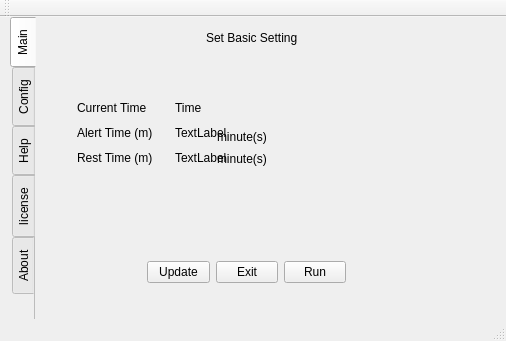
<?xml version="1.0" encoding="UTF-8"?>
<ui version="4.0">
 <class>MainWindow</class>
 <widget class="QMainWindow" name="MainWindow">
  <property name="geometry">
   <rect>
    <x>0</x>
    <y>0</y>
    <width>506</width>
    <height>341</height>
   </rect>
  </property>
  <property name="windowTitle">
   <string>Lemon's Health</string>
  </property>
  <property name="windowIcon">
   <iconset resource="nurse.qrc">
    <normaloff>:/logo/baby_tux_cow.ico</normaloff>:/logo/baby_tux_cow.ico</iconset>
  </property>
  <widget class="QWidget" name="centralwidget">
   <widget class="QTabWidget" name="tabConfig">
    <property name="geometry">
     <rect>
      <x>10</x>
      <y>0</y>
      <width>491</width>
      <height>311</height>
     </rect>
    </property>
    <property name="tabPosition">
     <enum>QTabWidget::West</enum>
    </property>
    <property name="currentIndex">
     <number>0</number>
    </property>
    <property name="iconSize">
     <size>
      <width>25</width>
      <height>25</height>
     </size>
    </property>
    <property name="documentMode">
     <bool>true</bool>
    </property>
    <property name="tabsClosable">
     <bool>false</bool>
    </property>
    <widget class="QWidget" name="main_tab">
     <attribute name="title">
      <string>Main</string>
     </attribute>
     <widget class="QLabel" name="label_8">
      <property name="geometry">
       <rect>
        <x>170</x>
        <y>10</y>
        <width>101</width>
        <height>21</height>
       </rect>
      </property>
      <property name="text">
       <string>Set Basic Setting</string>
      </property>
     </widget>
     <widget class="QLabel" name="label_logo">
      <property name="geometry">
       <rect>
        <x>280</x>
        <y>50</y>
        <width>161</width>
        <height>131</height>
       </rect>
      </property>
      <property name="text">
       <string/>
      </property>
      <property name="pixmap">
       <pixmap resource="nurse.qrc">:/logo/baby_tux_cow555px.png</pixmap>
      </property>
      <property name="scaledContents">
       <bool>true</bool>
      </property>
     </widget>
     <widget class="QWidget" name="layoutWidget">
      <property name="geometry">
       <rect>
        <x>30</x>
        <y>70</y>
        <width>211</width>
        <height>91</height>
       </rect>
      </property>
      <layout class="QGridLayout" name="gridLayout">
       <item row="0" column="1">
        <widget class="QLabel" name="label_curtime_value">
         <property name="text">
          <string>Time</string>
         </property>
        </widget>
       </item>
       <item row="2" column="0">
        <widget class="QLabel" name="label_6">
         <property name="sizePolicy">
          <sizepolicy hsizetype="Expanding" vsizetype="Preferred">
           <horstretch>0</horstretch>
           <verstretch>0</verstretch>
          </sizepolicy>
         </property>
         <property name="text">
          <string>Alert Time (m)</string>
         </property>
        </widget>
       </item>
       <item row="4" column="0">
        <widget class="QLabel" name="label_7">
         <property name="text">
          <string>Rest Time (m)</string>
         </property>
        </widget>
       </item>
       <item row="2" column="1">
        <widget class="QLabel" name="labelAlertTime">
         <property name="sizePolicy">
          <sizepolicy hsizetype="Expanding" vsizetype="Preferred">
           <horstretch>0</horstretch>
           <verstretch>0</verstretch>
          </sizepolicy>
         </property>
         <property name="layoutDirection">
          <enum>Qt::RightToLeft</enum>
         </property>
         <property name="text">
          <string>TextLabel</string>
         </property>
        </widget>
       </item>
       <item row="4" column="1">
        <widget class="QLabel" name="labelRestTime">
         <property name="sizePolicy">
          <sizepolicy hsizetype="Expanding" vsizetype="Preferred">
           <horstretch>0</horstretch>
           <verstretch>0</verstretch>
          </sizepolicy>
         </property>
         <property name="layoutDirection">
          <enum>Qt::RightToLeft</enum>
         </property>
         <property name="text">
          <string>TextLabel</string>
         </property>
        </widget>
       </item>
       <item row="0" column="0">
        <widget class="QLabel" name="label_curtime">
         <property name="text">
          <string>Current Time</string>
         </property>
        </widget>
       </item>
      </layout>
     </widget>
     <widget class="QWidget" name="layoutWidget">
      <property name="geometry">
       <rect>
        <x>100</x>
        <y>220</y>
        <width>221</width>
        <height>71</height>
       </rect>
      </property>
      <layout class="QHBoxLayout" name="horizontalLayout">
       <item>
        <widget class="QPushButton" name="pushbtn_update">
         <property name="text">
          <string>Update</string>
         </property>
         <property name="autoDefault">
          <bool>false</bool>
         </property>
        </widget>
       </item>
       <item>
        <widget class="QPushButton" name="pushbtn_exit">
         <property name="text">
          <string>Exit</string>
         </property>
         <property name="autoDefault">
          <bool>false</bool>
         </property>
        </widget>
       </item>
       <item>
        <widget class="QPushButton" name="pushbtn_run">
         <property name="text">
          <string>Run</string>
         </property>
         <property name="autoDefault">
          <bool>false</bool>
         </property>
        </widget>
       </item>
      </layout>
     </widget>
     <widget class="QWidget" name="layoutWidget">
      <property name="geometry">
       <rect>
        <x>170</x>
        <y>100</y>
        <width>102</width>
        <height>61</height>
       </rect>
      </property>
      <layout class="QGridLayout" name="gridLayout_2">
       <item row="3" column="0">
        <widget class="QLabel" name="label_10">
         <property name="text">
          <string>minute(s)</string>
         </property>
        </widget>
       </item>
       <item row="1" column="0">
        <widget class="QLabel" name="label_16">
         <property name="text">
          <string>minute(s)</string>
         </property>
        </widget>
       </item>
      </layout>
     </widget>
     <widget class="QWidget" name="layoutWidget">
      <property name="geometry">
       <rect>
        <x>320</x>
        <y>190</y>
        <width>88</width>
        <height>16</height>
       </rect>
      </property>
      <layout class="QHBoxLayout" name="horizontalLayout_3">
       <item>
        <widget class="QLabel" name="label">
         <property name="text">
          <string>Version:</string>
         </property>
        </widget>
       </item>
       <item>
        <widget class="QLabel" name="labelVersionNum">
         <property name="text">
          <string>version</string>
         </property>
        </widget>
       </item>
      </layout>
     </widget>
    </widget>
    <widget class="QWidget" name="tab">
     <attribute name="title">
      <string>Config</string>
     </attribute>
     <widget class="QLabel" name="label_15">
      <property name="geometry">
       <rect>
        <x>180</x>
        <y>20</y>
        <width>81</width>
        <height>16</height>
       </rect>
      </property>
      <property name="text">
       <string>Config Menu</string>
      </property>
     </widget>
     <widget class="QWidget" name="layoutWidget">
      <property name="geometry">
       <rect>
        <x>50</x>
        <y>80</y>
        <width>132</width>
        <height>71</height>
       </rect>
      </property>
      <layout class="QGridLayout" name="gridLayout_3">
       <item row="0" column="0">
        <widget class="QLabel" name="label_11">
         <property name="text">
          <string>Alert Time(m)</string>
         </property>
        </widget>
       </item>
       <item row="1" column="0">
        <widget class="QLabel" name="label_13">
         <property name="text">
          <string>Rest Time(m)</string>
         </property>
        </widget>
       </item>
       <item row="1" column="1">
        <widget class="QSpinBox" name="spinBoxRestTime">
         <property name="maximum">
          <number>60</number>
         </property>
        </widget>
       </item>
       <item row="0" column="1">
        <widget class="QSpinBox" name="spinBoxAlertTime">
         <property name="maximum">
          <number>120</number>
         </property>
        </widget>
       </item>
      </layout>
     </widget>
     <widget class="QWidget" name="layoutWidget">
      <property name="geometry">
       <rect>
        <x>70</x>
        <y>240</y>
        <width>297</width>
        <height>24</height>
       </rect>
      </property>
      <layout class="QHBoxLayout" name="horizontalLayout_2">
       <item>
        <widget class="QPushButton" name="pushButtonDefaults">
         <property name="text">
          <string>Defaults</string>
         </property>
        </widget>
       </item>
       <item>
        <widget class="QPushButton" name="pushButtonApply">
         <property name="text">
          <string>Apply</string>
         </property>
        </widget>
       </item>
       <item>
        <widget class="QPushButton" name="pushButtonCancel">
         <property name="text">
          <string>Cancel</string>
         </property>
        </widget>
       </item>
      </layout>
     </widget>
     <widget class="QLabel" name="label_lan_tip">
      <property name="geometry">
       <rect>
        <x>230</x>
        <y>190</y>
        <width>151</width>
        <height>21</height>
       </rect>
      </property>
      <property name="text">
       <string>Take effect after relunch</string>
      </property>
     </widget>
     <widget class="QWidget" name="layoutWidget">
      <property name="geometry">
       <rect>
        <x>200</x>
        <y>70</y>
        <width>201</width>
        <height>111</height>
       </rect>
      </property>
      <layout class="QGridLayout" name="gridLayout_5">
       <item row="1" column="0" colspan="2">
        <widget class="QCheckBox" name="checkBoxPlaySound">
         <property name="text">
          <string>Play a sound after rest</string>
         </property>
        </widget>
       </item>
       <item row="2" column="0" colspan="2">
        <widget class="QCheckBox" name="checkBox_fullscreen">
         <property name="text">
          <string>Full screen while rest</string>
         </property>
        </widget>
       </item>
       <item row="3" column="0">
        <widget class="QRadioButton" name="radioButton_zhCN">
         <property name="text">
          <string>简体中文</string>
         </property>
        </widget>
       </item>
       <item row="3" column="1">
        <widget class="QRadioButton" name="radioButton_enUS">
         <property name="text">
          <string>English</string>
         </property>
        </widget>
       </item>
       <item row="0" column="0" colspan="2">
        <widget class="QCheckBox" name="checkBox_startup">
         <property name="text">
          <string>Startup with system</string>
         </property>
         <property name="checked">
          <bool>false</bool>
         </property>
         <property name="tristate">
          <bool>false</bool>
         </property>
        </widget>
       </item>
      </layout>
     </widget>
    </widget>
    <widget class="QWidget" name="tab_help">
     <attribute name="title">
      <string>Help</string>
     </attribute>
     <widget class="QTextEdit" name="textEdit">
      <property name="geometry">
       <rect>
        <x>10</x>
        <y>0</y>
        <width>441</width>
        <height>301</height>
       </rect>
      </property>
      <property name="html">
       <string>&lt;!DOCTYPE HTML PUBLIC &quot;-//W3C//DTD HTML 4.0//EN&quot; &quot;http://www.w3.org/TR/REC-html40/strict.dtd&quot;&gt;
&lt;html&gt;&lt;head&gt;&lt;meta name=&quot;qrichtext&quot; content=&quot;1&quot; /&gt;&lt;style type=&quot;text/css&quot;&gt;
p, li { white-space: pre-wrap; }
&lt;/style&gt;&lt;/head&gt;&lt;body style=&quot; font-family:'LiHei Pro'; font-size:10pt; font-weight:400; font-style:normal;&quot;&gt;
&lt;p style=&quot; margin-top:12px; margin-bottom:12px; margin-left:0px; margin-right:0px; -qt-block-indent:0; text-indent:0px;&quot;&gt;1. Why Lemon?&lt;br /&gt;Lemon is not the fruit lemon.It was the name a female.So you had got that this program was named after from her. &lt;/p&gt;
&lt;p style=&quot; margin-top:12px; margin-bottom:12px; margin-left:0px; margin-right:0px; -qt-block-indent:0; text-indent:0px;&quot;&gt;2. Who is Lemon?&lt;br /&gt;Lemon is a woman in myth, she had played an important role in my life. &lt;/p&gt;
&lt;p style=&quot; margin-top:12px; margin-bottom:12px; margin-left:0px; margin-right:0px; -qt-block-indent:0; text-indent:0px;&quot;&gt;3. How to use this program?&lt;br /&gt;Just start it and leave it alone. &lt;/p&gt;
&lt;p style=&quot; margin-top:12px; margin-bottom:12px; margin-left:0px; margin-right:0px; -qt-block-indent:0; text-indent:0px;&quot;&gt;4. What is alert time?&lt;br /&gt;it means how long you will have a rest. &lt;/p&gt;
&lt;p style=&quot; margin-top:12px; margin-bottom:12px; margin-left:0px; margin-right:0px; -qt-block-indent:0; text-indent:0px;&quot;&gt;5. What is rest time?&lt;br /&gt;It means how much time you will take for a rest. &lt;br /&gt;&lt;/p&gt;&lt;/body&gt;&lt;/html&gt;</string>
      </property>
     </widget>
    </widget>
    <widget class="QWidget" name="tab_license">
     <attribute name="title">
      <string>license</string>
     </attribute>
     <widget class="QLabel" name="label_5">
      <property name="geometry">
       <rect>
        <x>30</x>
        <y>10</y>
        <width>391</width>
        <height>231</height>
       </rect>
      </property>
      <property name="text">
       <string>    Copyright (C) &lt;2012&gt;  &lt;admirestator&gt;

    This program is free software: you can redistribute it and/or modify
    it under the terms of the GNU General Public License as published by
    the Free Software Foundation, either version 3 of the License, or
    (at your option) any later version.

    This program is distributed in the hope that it will be useful,
    but WITHOUT ANY WARRANTY; without even the implied warranty of
    MERCHANTABILITY or FITNESS FOR A PARTICULAR PURPOSE.  See the
    GNU General Public License for more details.

    You should have received a copy of the GNU General Public License
    along with this program.  If not, see &lt;http://www.gnu.org/licenses/&gt;.
</string>
      </property>
     </widget>
     <widget class="QLabel" name="label_18">
      <property name="geometry">
       <rect>
        <x>50</x>
        <y>230</y>
        <width>381</width>
        <height>61</height>
       </rect>
      </property>
      <property name="font">
       <font>
        <pointsize>12</pointsize>
       </font>
      </property>
      <property name="text">
       <string>The images of this program came from the Internet, if
it harms your rights, please contact me, I will change it.</string>
      </property>
     </widget>
    </widget>
    <widget class="QWidget" name="tab_about">
     <attribute name="title">
      <string>About</string>
     </attribute>
     <widget class="QLabel" name="label_4">
      <property name="geometry">
       <rect>
        <x>150</x>
        <y>30</y>
        <width>131</width>
        <height>31</height>
       </rect>
      </property>
      <property name="text">
       <string>About Lemon's Health</string>
      </property>
     </widget>
     <widget class="QLabel" name="label_9">
      <property name="geometry">
       <rect>
        <x>30</x>
        <y>60</y>
        <width>401</width>
        <height>81</height>
       </rect>
      </property>
      <property name="text">
       <string>Lemon's Health is a program written with Qt that can alert you to have a
rest while you had been sat from the computer.It was inspired by the
&quot;workrave&quot;.Which is also a famouse software written in GTK.
I release it as a speciall present for Lemon today!</string>
      </property>
     </widget>
     <widget class="QWidget" name="layoutWidget">
      <property name="geometry">
       <rect>
        <x>20</x>
        <y>150</y>
        <width>421</width>
        <height>83</height>
       </rect>
      </property>
      <layout class="QGridLayout" name="gridLayout_4">
       <item row="0" column="0">
        <widget class="QLabel" name="label_14">
         <property name="text">
          <string>Project Page:</string>
         </property>
        </widget>
       </item>
       <item row="0" column="1">
        <widget class="QLabel" name="label_19">
         <property name="text">
          <string>https://github.com/admirestator/Lemon-s-health</string>
         </property>
        </widget>
       </item>
       <item row="1" column="0">
        <widget class="QLabel" name="label_author">
         <property name="text">
          <string>Author:</string>
         </property>
        </widget>
       </item>
       <item row="2" column="0">
        <widget class="QLabel" name="label_3">
         <property name="text">
          <string>Blog:</string>
         </property>
        </widget>
       </item>
       <item row="2" column="1">
        <widget class="QLabel" name="label_17">
         <property name="text">
          <string>http://admirestator.diandian.com</string>
         </property>
        </widget>
       </item>
       <item row="3" column="0">
        <widget class="QLabel" name="label_20">
         <property name="text">
          <string>GooglePlus:</string>
         </property>
        </widget>
       </item>
       <item row="3" column="1">
        <widget class="QLabel" name="label_21">
         <property name="text">
          <string>https://plus.google.com/u/0/107811042264601559587/posts</string>
         </property>
        </widget>
       </item>
       <item row="1" column="1">
        <widget class="QLabel" name="label_2">
         <property name="text">
          <string>admirestator &lt;admirestator@gmail.com&gt;</string>
         </property>
        </widget>
       </item>
      </layout>
     </widget>
    </widget>
   </widget>
  </widget>
  <widget class="QStatusBar" name="statusbar"/>
  <widget class="QToolBar" name="toolBar">
   <property name="windowTitle">
    <string>toolBar</string>
   </property>
   <attribute name="toolBarArea">
    <enum>TopToolBarArea</enum>
   </attribute>
   <attribute name="toolBarBreak">
    <bool>false</bool>
   </attribute>
  </widget>
 </widget>
 <layoutdefault spacing="6" margin="11"/>
 <resources>
  <include location="nurse.qrc"/>
 </resources>
 <connections/>
</ui>
